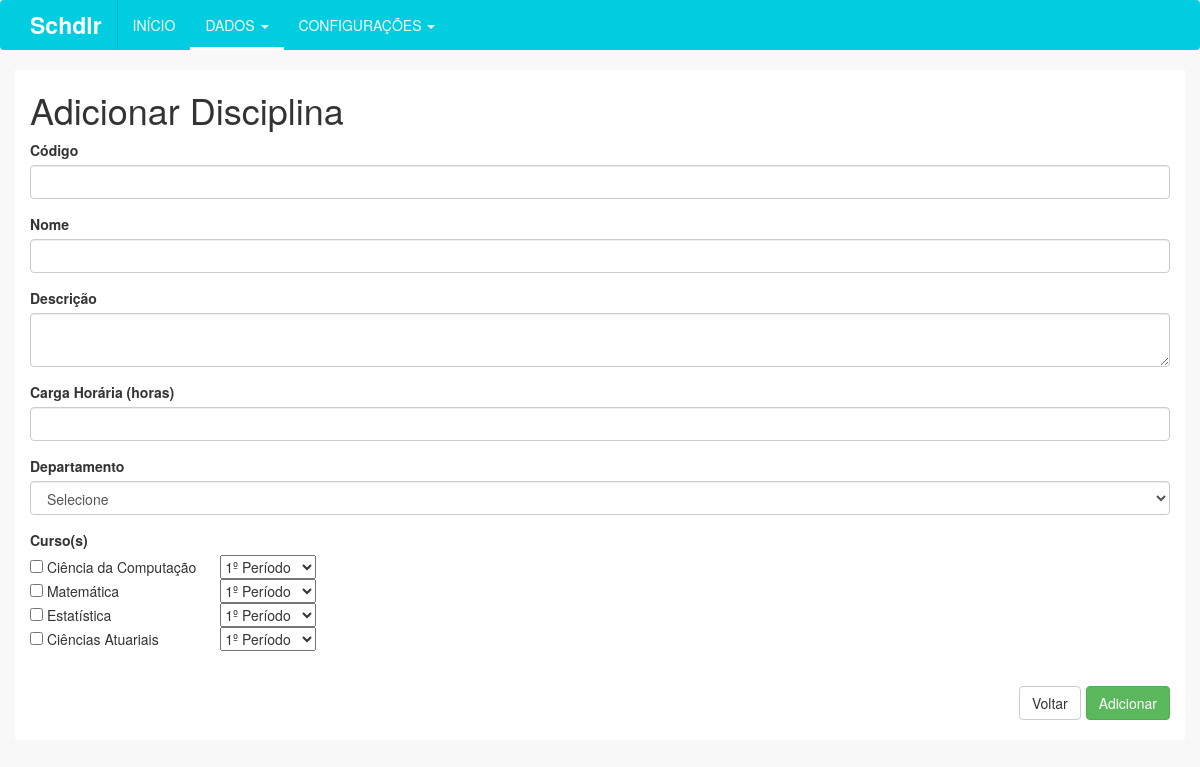
/disciplina/adicionar, run on the app's committed database.
### tables this page shows
CREATE TABLE `curso` (
  `idCurso` int(11) NOT NULL,
  `nome` varchar(255) DEFAULT NULL,
  `descricao` varchar(255) DEFAULT NULL,
  `ativo` tinyint(1) NOT NULL DEFAULT '1',
  `excluido` tinyint(1) NOT NULL DEFAULT '0',
  `Instituto_idInstituto` int(11) NOT NULL
);

### index.php (called while the page is built, shortened)
<?php
	require_once("modelos/DaoCurso.php");
	require_once("controles/Manipulador.php");
	Manipulador::Instancia()->Conteudo();
?>

### modelos/DaoCurso.php (called while the page is built, shortened)
<?php
	require_once("Conexao.php");
	class DaoCurso{
		public static $instancia;
		public static function Instancia(){
			if (!isset(self::$instancia))
				self::$instancia = new DaoCurso();
			return self::$instancia;
		}
		public function ListarAtivos(){
			try{
				$sql = "SELECT * FROM curso WHERE excluido = 0 and ativo = 1";
				$p_sql = Conexao::Instancia()->prepare($sql);
				$p_sql->execute();
				return $p_sql->fetchAll();
			}
			catch(Exception $e){
				echo "Exception >>> ".$e;
			}
		}
	}
?>

### modelos/Conexao.php (called while the page is built, shortened)
<?php
class Conexao{
	public static $instancia;
	public static function Instancia() {
		if (!isset(self::$instancia)) {
			self::$instancia = new PDO('mysql:host=localhost;dbname=tcc', 'root', '', array(PDO::MYSQL_ATTR_INIT_COMMAND => "SET NAMES utf8"));
			self::$instancia->setAttribute(PDO::ATTR_ERRMODE, PDO::ERRMODE_EXCEPTION);
			self::$instancia->setAttribute(PDO::ATTR_ORACLE_NULLS, PDO::NULL_EMPTY_STRING);
		}
		return self::$instancia;
	}
}
?>

### visoes/disciplina/adicionar.php (the view, shortened to what this page needs)
<?php
  require_once("modelos/DaoCurso.php");
  $cursos = DaoCurso::Instancia()->ListarAtivos();
?>
<h1>Adicionar Disciplina</h1>
<form method="POST" action="<?php echo Manipulador::getDir(); ?>controles/disciplina.php?acao=adicionar" class="form-validate">
	<div class="form-group">
    	<label for="codigo">Código</label>
    	<input type="text" name="codigo" class="form-control" id="codigo" minlength="3" required>
  	</div>
  	<div class="form-group">
    	<label for="nome">Nome</label>
    	<input type="text" name="nome" class="form-control" id="nome" minlength="5" required>
  	</div>
  	<div class="form-group">
    	<label for="descricao">Descrição</label>
    	<textarea name="descricao" class="form-control" id="descricao"></textarea>
  	</div>
  	<div class="form-group">
    	<label for="carga_horaria">Carga Horária (horas)</label>
    	<input type="text" name="carga_horaria" class="form-control" id="carga_horaria" minlength="1" required>
  	</div>
  	<div class="form-group">
    	<label for="departamento">Departamento</label>
    	<select name="departamento" class="form-control" id="departamento" required>
    		<option value="">Selecione</option>
    	</select>
  	</div>
  	<div class="form-group cursos-group">
    	<label for="cursos">Curso(s)</label>
    	<br>
      <table>
      <?php foreach ($cursos as $key => $value) { ?>
          <tr>
            <td>
              <input type="checkbox" required name="cursos[]" id="cursos_<?php echo $value["idCurso"]; ?>" value="<?php echo $value["idCurso"]; ?>">  <?php echo $value["nome"]; ?>
            </td>
            <td>
              <select required name="cursos_periodo[<?php echo $value["idCurso"]; ?>]">
                  <?php for($i = 1; $i<=20; $i++) { ?>
                      <option value="<?php echo $i;?>"><?php echo $i;?>º Período</option>
                  <?php } ?>
              </select>
            </td>
      <?php } ?>
      </table>
    	<br>
    </div>
  	<button type="submit" class="btn btn-salvar btn-success pull-right">Adicionar</button>
  	<a href="<?php echo Manipulador::getDir(); ?>disciplina/"><button type="button" class="btn btn-default pull-right">Voltar</button></a>
</form>
<br>

### css/custom.css (style rules this page uses)
html, body { background-color: #F8F8F8; }
.btn-salvar, .btn-confirmar { margin-left: 5px; }

### data on the page
curso: nome "Ciência da Computação", idCurso "1º Período"
curso: nome "Matemática", idCurso "1º Período"
curso: nome "Estatística", idCurso "1º Período"
curso: nome "Ciências Atuariais", idCurso "1º Período"
